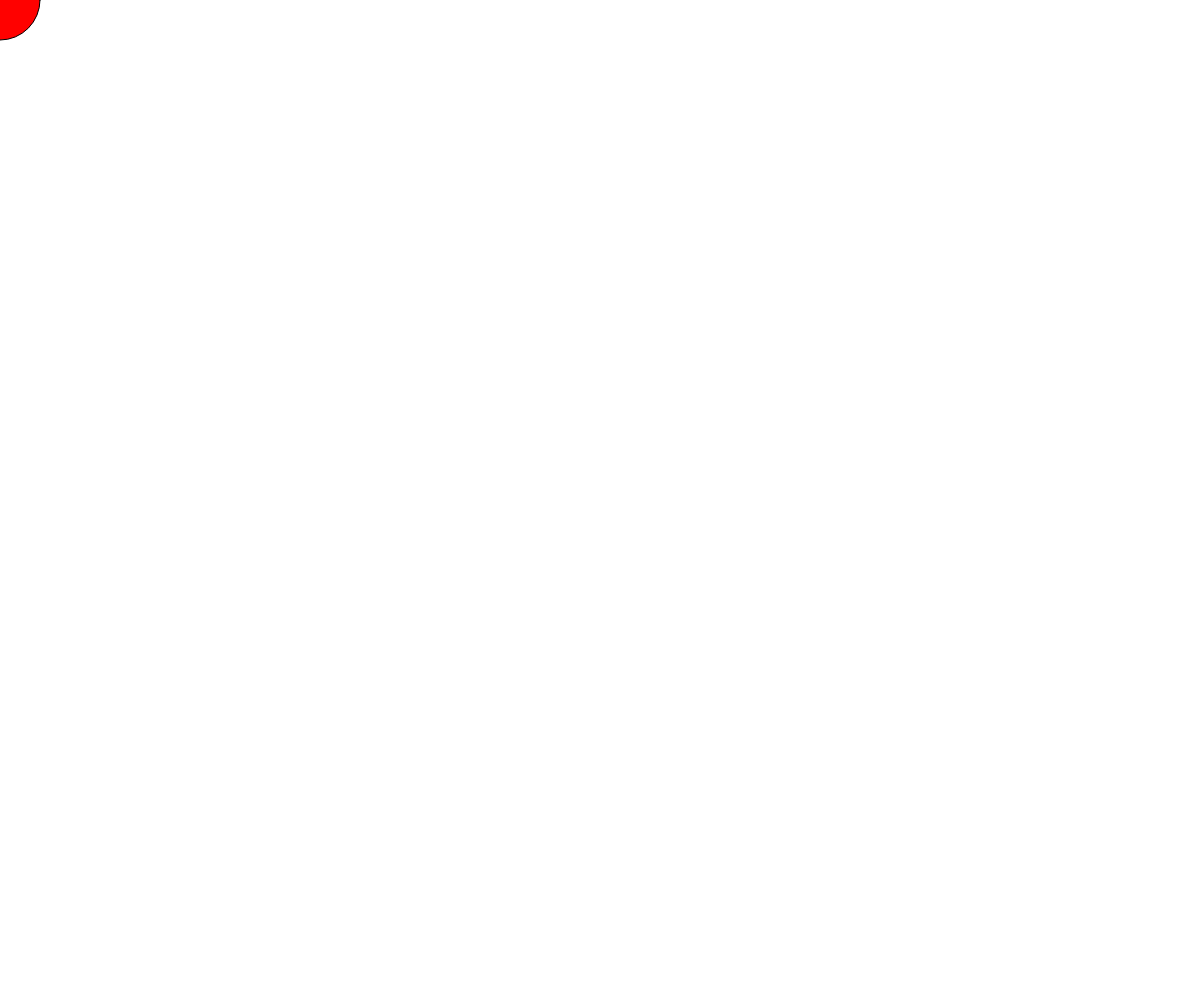
Frame 1 (no input)
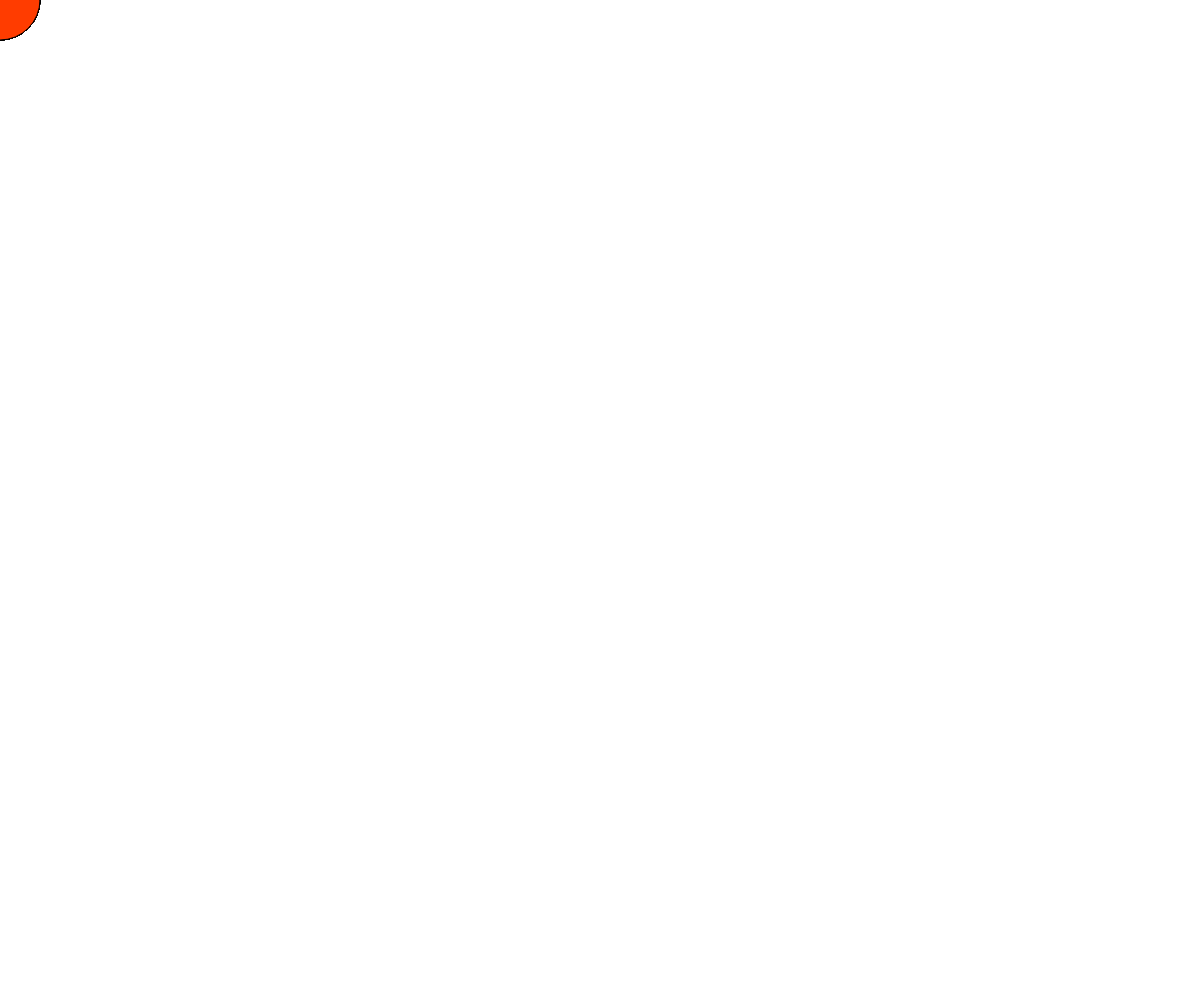
Frame 60 (no input)
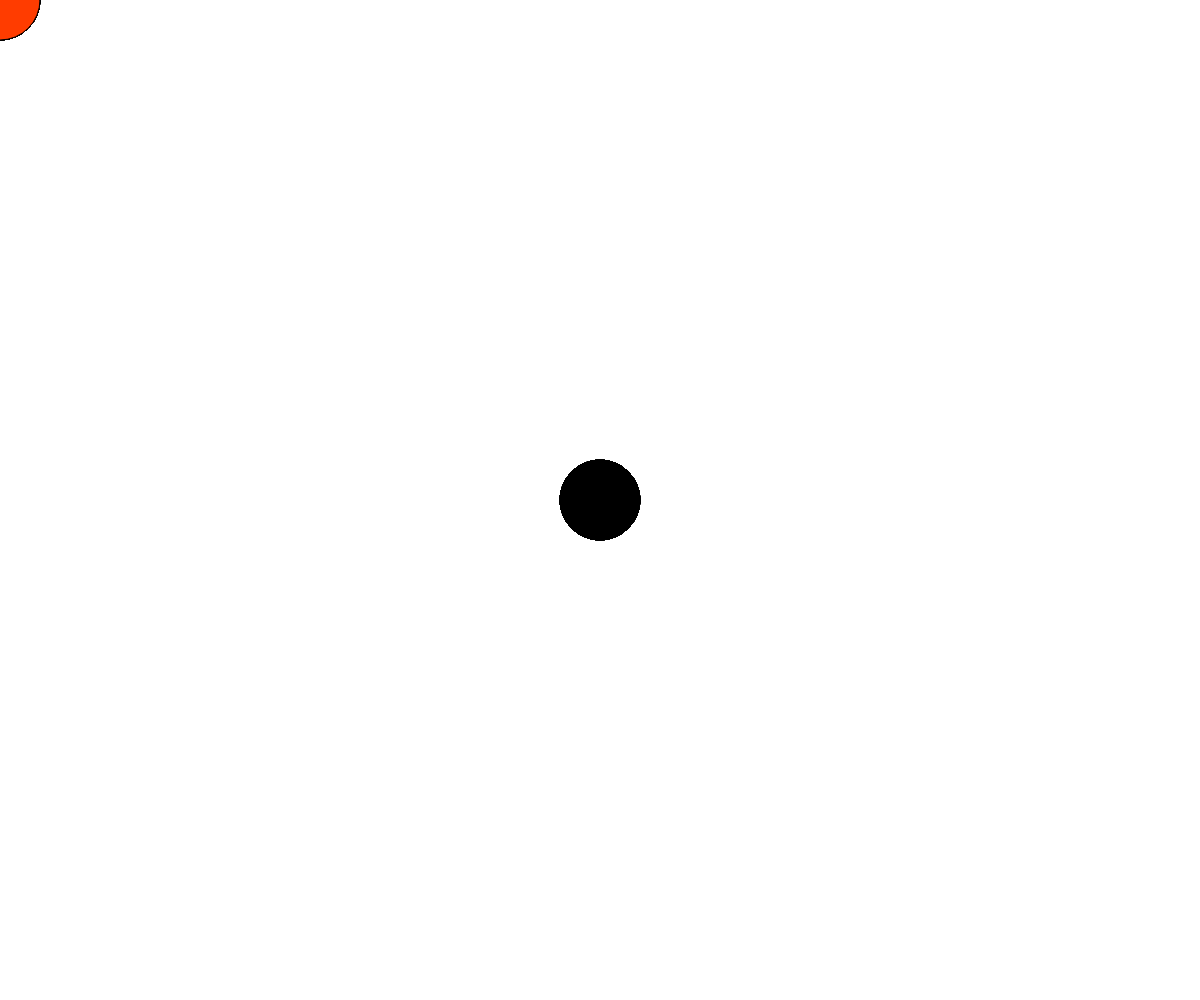
Frame 120 (the mouse pressed at the canvas centre since frame 60)

The p5.js sketch that drew these frames (run headless with seeded random() and noise() and a simulated clock; from frame 60 on, the mouse is pressed at the canvas centre):

// p5.js sketch
// ── sketch.js
var state = 0;
var a = 255;
var r = 255;
var g = 0;
var b = 0;

function setup() {
	createCanvas(windowWidth, windowHeight);
}

function draw() {
  if (mouseIsPressed) {
    fill(0);
  } else {

		if(state == 0){
    g++;
    if(g == 255)
        state = 1;
}
if(state == 1){
    r--;
    if(r == 0)
        state = 2;
}
if(state == 2){
    b++;
    if(b == 255)
        state = 3;
}
if(state == 3){
    g--;
    if(g == 0)
        state = 4;
}
if(state == 4){
    r++;
    if(r == 255)
        state = 5;
}
if(state == 5){
    b--;
    if(b == 0)
        state = 0;
}

		fill(r, g, b);

  }
  ellipse(mouseX, mouseY, 80, 80);
}
